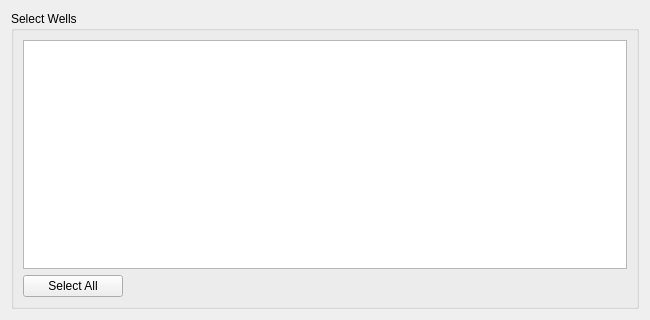
<?xml version="1.0" encoding="UTF-8"?>
<ui version="4.0">
 <class>PageMatchWells</class>
 <widget class="QWidget" name="PageMatchWells">
  <property name="geometry">
   <rect>
    <x>0</x>
    <y>0</y>
    <width>650</width>
    <height>320</height>
   </rect>
  </property>
  <property name="windowTitle">
   <string>Form</string>
  </property>
  <layout class="QGridLayout" name="gridLayout_2">
   <item row="0" column="0">
    <widget class="QGroupBox" name="groupBox">
     <property name="title">
      <string>Select Wells</string>
     </property>
     <layout class="QGridLayout" name="gridLayout">
      <item row="0" column="0">
       <widget class="QTableWidget" name="tableWidget"/>
      </item>
      <item row="1" column="0">
       <widget class="QPushButton" name="pushButtonSelectAll">
        <property name="maximumSize">
         <size>
          <width>100</width>
          <height>16777215</height>
         </size>
        </property>
        <property name="text">
         <string>Select All</string>
        </property>
       </widget>
      </item>
     </layout>
    </widget>
   </item>
  </layout>
 </widget>
 <resources/>
 <connections/>
</ui>
